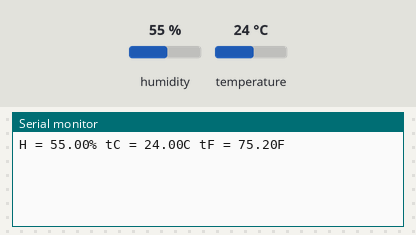
The sketch below on a simulated Arduino Uno, built with avr-gcc and run on an emulated ATmega328P. On the bench: the last lines printed to the serial monitor. Inputs (shaded band) come from the test bench; at power-on: humidity 55 %, temperature 24 °C.

Above: at 1.7 s.
1.8 s: humidity set to 22 %
At 4.9 s:
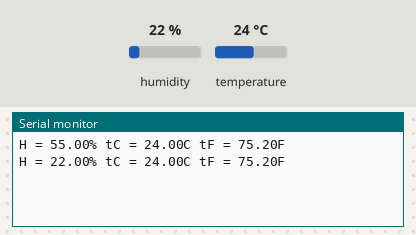
9.6 s: temperature set to 12 °C
At 10.1 s:
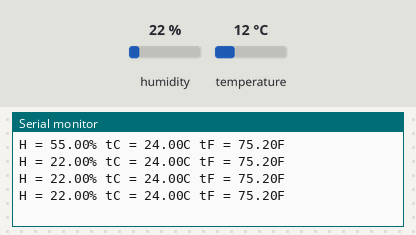
13.5 s: humidity set to 40 %
At 16.5 s:
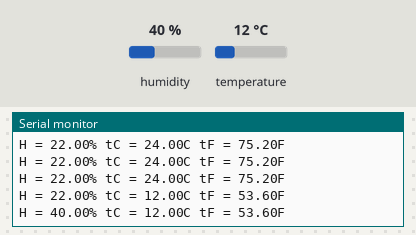
Timing chart, 0 to 18.0 s (numbered marks = the images above; inputs shaded):
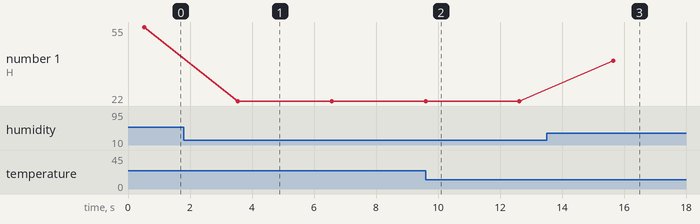

The sketch:

DHT11.ino
```cpp
#include <DHT.h>
#define Type DHT11

int sensePin = 2;
DHT HT(sensePin, Type);
float humidity, tempC, tempF;
int setTime = 500;

void setup() {
  // put your setup code here, to run once:
  Serial.begin(9600);
  HT.begin();
  delay(setTime);
}

void loop() {
  // put your main code here, to run repeatedly:
  humidity = HT.readHumidity();
  tempC = HT.readTemperature();
  tempF = HT.readTemperature(true);
  Serial.print("H = ");
  Serial.print(humidity);
  Serial.print("% tC = ");
  Serial.print(tempC);
  Serial.print("C tF = ");
  Serial.print(tempF);
  Serial.println("F");
  delay(3000);
}
```

Measured:
- after the input at 1.8 s, the serial monitor: prints a new line after 1.7 s (image 1)
- after the input at 13.5 s, the serial monitor: prints a new line after 2.1 s (image 3)
- plotted number 1: 55 → 22 after the input at 1.8 s, 22 → 40 after the input at 13.5 s
